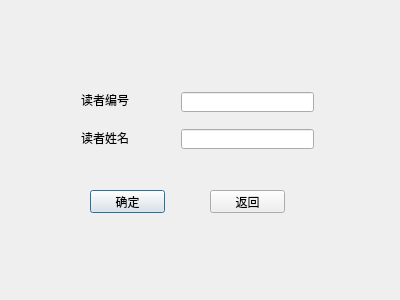
<?xml version="1.0" encoding="UTF-8"?>
<ui version="4.0">
 <class>AddReaderDialog</class>
 <widget class="QDialog" name="AddReaderDialog">
  <property name="geometry">
   <rect>
    <x>0</x>
    <y>0</y>
    <width>400</width>
    <height>300</height>
   </rect>
  </property>
  <property name="windowTitle">
   <string>新增读者</string>
  </property>
  <property name="styleSheet">
   <string notr="true">background-image: url(:/new/myimage/image/2background.png);</string>
  </property>
  <widget class="QPushButton" name="okpushButton">
   <property name="geometry">
    <rect>
     <x>90</x>
     <y>190</y>
     <width>75</width>
     <height>23</height>
    </rect>
   </property>
   <property name="sizePolicy">
    <sizepolicy hsizetype="Fixed" vsizetype="Fixed">
     <horstretch>0</horstretch>
     <verstretch>0</verstretch>
    </sizepolicy>
   </property>
   <property name="text">
    <string>确定</string>
   </property>
  </widget>
  <widget class="QPushButton" name="exitpushButton">
   <property name="geometry">
    <rect>
     <x>210</x>
     <y>190</y>
     <width>75</width>
     <height>23</height>
    </rect>
   </property>
   <property name="sizePolicy">
    <sizepolicy hsizetype="Fixed" vsizetype="Fixed">
     <horstretch>0</horstretch>
     <verstretch>0</verstretch>
    </sizepolicy>
   </property>
   <property name="text">
    <string>返回</string>
   </property>
  </widget>
  <widget class="QLabel" name="label">
   <property name="geometry">
    <rect>
     <x>81</x>
     <y>92</y>
     <width>48</width>
     <height>16</height>
    </rect>
   </property>
   <property name="sizePolicy">
    <sizepolicy hsizetype="Fixed" vsizetype="Fixed">
     <horstretch>0</horstretch>
     <verstretch>0</verstretch>
    </sizepolicy>
   </property>
   <property name="text">
    <string>读者编号</string>
   </property>
  </widget>
  <widget class="QLabel" name="label_2">
   <property name="geometry">
    <rect>
     <x>81</x>
     <y>130</y>
     <width>48</width>
     <height>16</height>
    </rect>
   </property>
   <property name="sizePolicy">
    <sizepolicy hsizetype="Fixed" vsizetype="Fixed">
     <horstretch>0</horstretch>
     <verstretch>0</verstretch>
    </sizepolicy>
   </property>
   <property name="text">
    <string>读者姓名</string>
   </property>
  </widget>
  <widget class="QLineEdit" name="idlineEdit">
   <property name="geometry">
    <rect>
     <x>181</x>
     <y>92</y>
     <width>133</width>
     <height>20</height>
    </rect>
   </property>
  </widget>
  <widget class="QLineEdit" name="namelineEdit">
   <property name="geometry">
    <rect>
     <x>181</x>
     <y>129</y>
     <width>133</width>
     <height>20</height>
    </rect>
   </property>
  </widget>
 </widget>
 <resources/>
 <connections/>
</ui>
